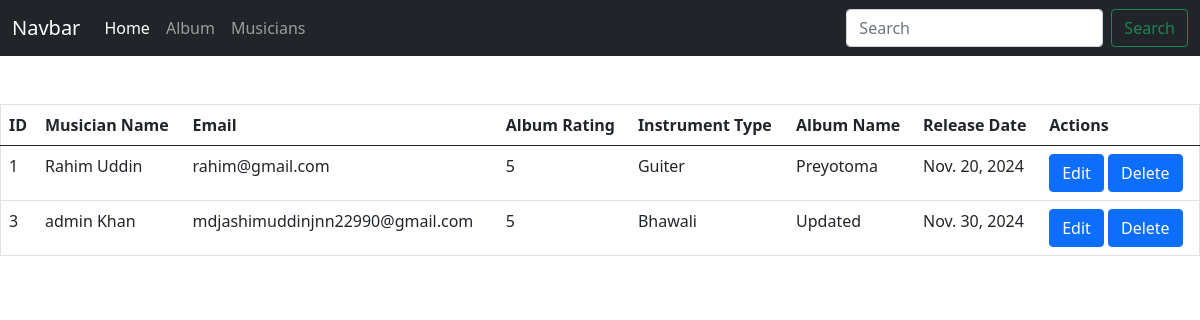
The page / on the database its author committed.
### musician/models.py (models this page shows, shortened)
class MusicianModel(models.Model):
    first_name = models.CharField(max_length=20, verbose_name="First Name")
    last_name = models.CharField(max_length=20, verbose_name="Last Name")
    email = models.EmailField(verbose_name="Email")
    phone = models.IntegerField(verbose_name="Phone Number")
    instrument_type = models.CharField(max_length=20, verbose_name="Instrument Type")

### album/models.py (models this page shows)
class AlbumModel(models.Model):
    musician = models.ForeignKey(MusicianModel, on_delete=models.CASCADE, related_name='albums')
    album_name = models.CharField(max_length=20)
    release_date = models.DateField()
    RATING_CHOICES = [
        ('1', 'One'),
        ('2', 'Two'),
        ('3', 'Three'),
        ('4', 'Four'),
        ('5', 'Five'),
    ]
    rating = models.CharField(choices=RATING_CHOICES, max_length=1)

### musicians_directory/views.py (the view)
# urls.py: 2. Add a URL to urlpatterns:  path('', views.home, name='home')
def home(request):
    data = MusicianModel.objects.all()
    return render(request,'home.html' ,{'data' : data})

### templates/home.html
{% extends "base.html" %}
{% block content %}
<table class="table mt-5 pt-5" border="1" >
    <thead>
        <tr>
            <th scope="col" >ID</th>
            <th scope="col" >Musician Name</th>
            <th scope="col" >Email</th>
            <th scope="col" >Album Rating</th>
            <th scope="col" >Instrument Type</th>
            <th scope="col" >Album Name</th>
            <th scope="col" >Release Date</th>
            <th scope="col" >Actions</th>
        </tr>
    </thead>
    {% for musician in data %}
        {% for album in musician.albums.all %}
            <tr>
                <td>{{ musician.id }}</td>
                <td>{{ musician.first_name }} {{ musician.last_name }}</td>
                <td>{{ musician.email }}</td>
                <td>{{ album.rating }}</td>
                <td>{{ musician.instrument_type }}</td>
                <td>{{ album.album_name }}</td>
                <td>{{ album.release_date }}</td>
                <td>
                    <a href="{% url 'Edit_Album' album.id %}" class="btn btn-primary" >Edit</a>
                    <a href="{% url 'delete_album' album.id %}" class="btn btn-primary" >Delete</a>
                </td>
            </tr>
        {% endfor %}
    {% empty %}
        <tr>
            <td colspan="8">No data available</td>
        </tr>
    {% endfor %}
</table>
{% endblock %}

### templates/base.html (shortened to what this page needs)
<!doctype html>
<html lang="en">
  <head>
    <link href="https://cdn.jsdelivr.net/npm/bootstrap@5.0.2/dist/css/bootstrap.min.css" rel="stylesheet">
  </head>
  <body>
    <nav class="navbar navbar-expand-lg navbar-dark bg-dark">
        <div class="container-fluid">
          <a class="navbar-brand" href="#">Navbar</a>
          <div class="collapse navbar-collapse" id="navbarSupportedContent">
            <ul class="navbar-nav me-auto mb-2 mb-lg-0">
              <li class="nav-item">
                <a class="nav-link active" aria-current="page" href="{% url 'homepage' %}">Home</a>
              </li>
              <li class="nav-item">
                <a class="nav-link" href="{% url 'Album' %}">Album</a>
              </li>
              <li class="nav-item">
                <a class="nav-link" href="{% url 'Musicians' %}">Musicians</a>
              </li>
            </ul>
            <form class="d-flex">
              <input class="form-control me-2" type="search" placeholder="Search" aria-label="Search">
              <button class="btn btn-outline-success" type="submit">Search</button>
            </form>
          </div>
        </div>
      </nav>
      {% block content %}
      {% endblock %}
  </body>
</html>

### rows shown on the page
MusicianModel: id "1", first_name "Rahim", last_name "Uddin", email "rahim@gmail.com", instrument_type "Guiter"
AlbumModel: rating "5", album_name "Preyotoma", release_date "Nov. 20, 2024"
MusicianModel: id "3", first_name "admin", last_name "Khan", email "mdjashimuddinjnn22990@gmail.com", instrument_type "Bhawali"
AlbumModel: rating "5", album_name "Updated", release_date "Nov. 30, 2024"
